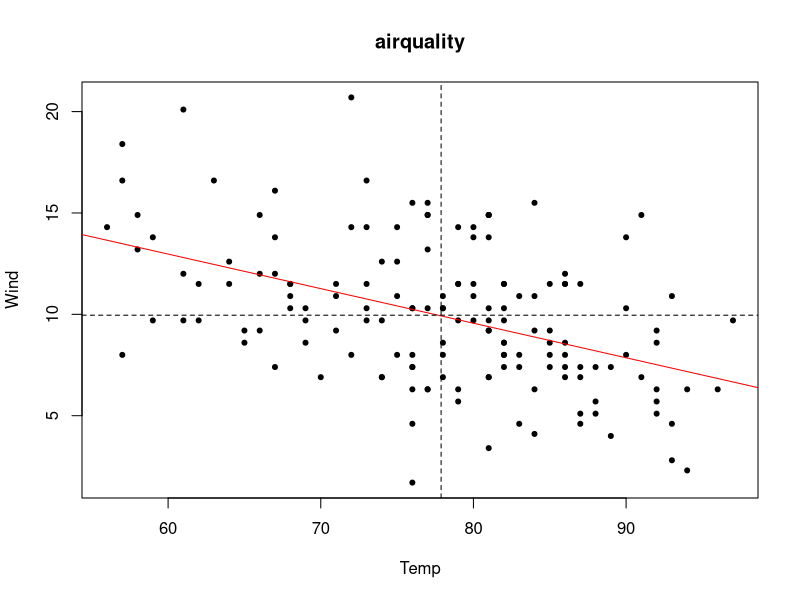
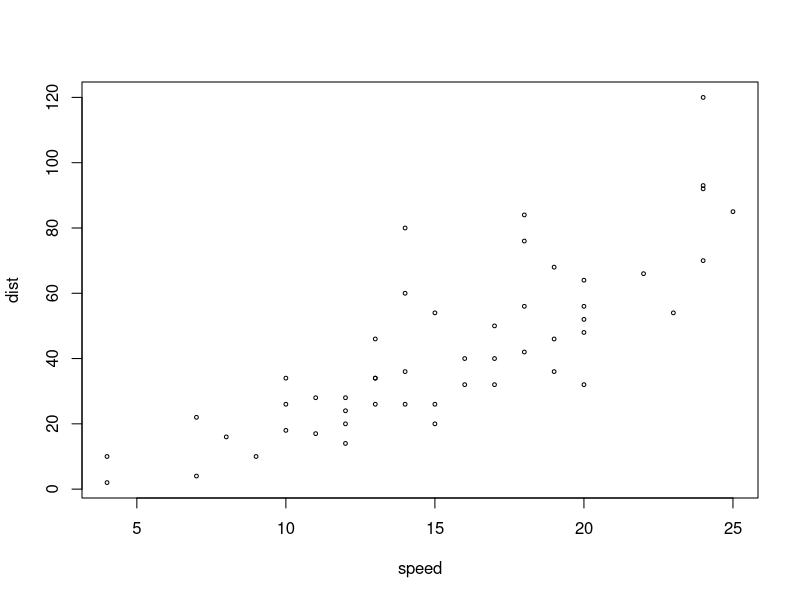
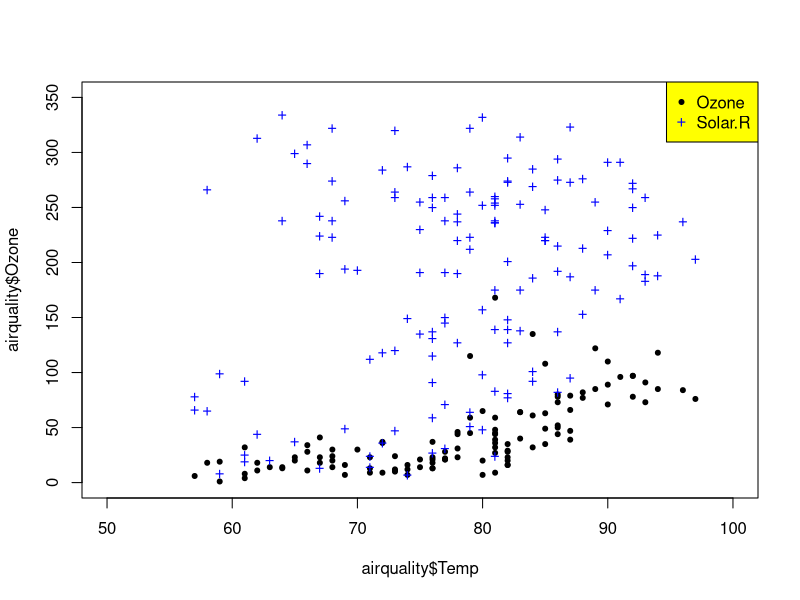

The R source for these figures, in order:
plot(airquality$Temp, airquality$Wind, xlab='Temp', ylab='Wind', main='airquality', pch=20)

abline(a=23.2, b=-0.1705, col='red')
abline(v=mean(airquality$Temp), lty='dashed')
abline(h=mean(airquality$Wind), lty='dashed')

plot(cars, cex=.5)
identify(cars$speed, cars$dist)

# Text Lab, Identify Lab Skip - it will be checked

# Legend Lab ===
# airquality 데이터를 이용해서 다음을 답하시오.
# x=Temp, y=Ozone, 점 모양은 pch=20으로 해서 점들을 표시하시오.
# x=Temp, y=Solar.R, 점 모양은 “+”, 점 색은 파랑색으로 해서 점들을 표시 하시오.
# 단 범위는 x는 50~100, y는 0~350로 하시오.
# legend를 좌측 상단에 표시하시오. 배경은 노랑색으로 하시오.

plot(airquality$Temp, airquality$Ozone, pch=20, xlim=c(50, 100), ylim=c(0, 350))
points(airquality$Temp, airquality$Solar.R, pch='+', col='blue')

legend("topright", legend=c("Ozone","Solar.R"), pch=c(20,43), col=c("black","blue"), bg="yellow")

# Box plot, Hist Lab, Mosaic Plot Skip - it will be checked